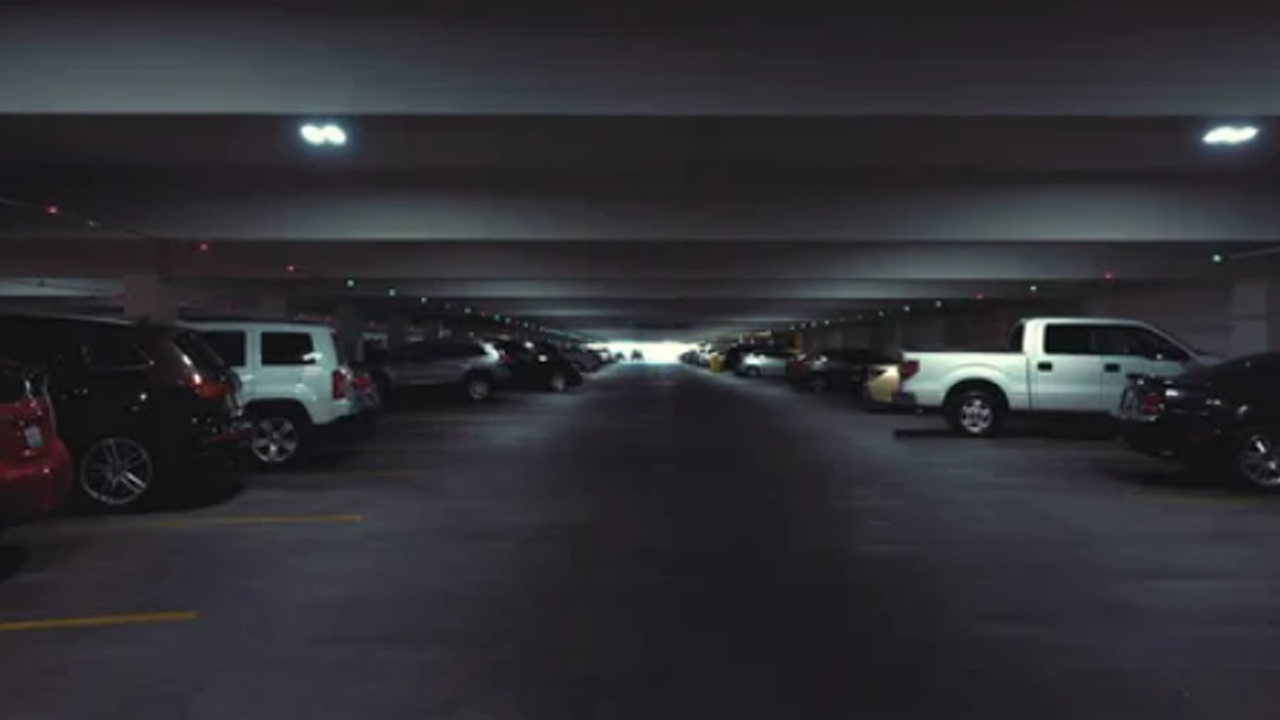
#> input picture GUIRear/Assets/TestImage.png, 1280 x 720 px, found by its file name
$ python GUIRear.py
#> lines starting #> are read from the running program, lines starting #| are printed output that depends on the picture
import cv2
import time
import os
import numpy as np
import random
os.chdir(r"C:/Users/lionm/OneDrive/Documents/Code/")

time.sleep(0.1)
title = 'test'
showProximity = True

WHITE=(255,255,255);BLACK=(0,0,0);ORANGE=(0,125,255);BLUE=(255,0,0);GREEN=(0,255,0);RED=(0,0,255)
PURPLE = (255,0,255);GREY=(100,100,100);CYAN=(255,255,0)
font = cv2.FONT_HERSHEY_DUPLEX

proximityData = [10.0,1.2,2.3,4.5]

proximityLocations = []
proximityLocations.append((150,550))
proximityLocations.append((425,610))
proximityLocations.append((720,610))
proximityLocations.append((950,550))


def setBGR(matrix,bgr):
    matrix[:,:,0] = np.full([matrix.shape[0], matrix.shape[1]],bgr[0])#Blue
    matrix[:,:,1] = np.full([matrix.shape[0], matrix.shape[1]],bgr[1])#Green
    matrix[:,:,2] = np.full([matrix.shape[0], matrix.shape[1]],bgr[2])#Red
    return matrix

pointsLL = np.array([[50, 450], [50, 680], [330, 680],
            [330, 630], [110, 630],[80, 450]])
pointsL  = np.array([[370, 630], [370, 680], [610, 680],
            [610, 660]])
pointsR = np.array([[1280-50, 450], [1280-50, 680], [1280-330, 680],
            [1280-330, 630], [1280-110, 630],[1280-80, 450]])
pointsRR  = np.array([[1280-370, 630], [1280-370, 680], [1280-610, 680],
            [1280-610, 660]])
while True:
    frame = cv2.imread(r'./GUIRear/Assets/TestImage.png')
#> frame is the input picture: shape (720, 1280, 3); mean B, G, R 51.5, 46, 46.5
    if (showProximity):


        j = 0
        if(proximityData[0] < 5.5): COLOR = CYAN
        else: COLOR = WHITE
        cv2.fillPoly(frame, pts=[pointsLL], color=COLOR)
        cv2.putText(frame,str(proximityData[0]) + "m" ,proximityLocations[0],font,2,COLOR,2,cv2.LINE_AA)
        if(proximityData[1] < 5.5): COLOR = CYAN
        else: COLOR = WHITE
        cv2.fillPoly(frame, pts=[pointsL], color=COLOR)
        cv2.putText(frame,str(proximityData[1]) + "m" ,proximityLocations[1],font,2,COLOR,2,cv2.LINE_AA)
        if(proximityData[2] < 5.5): COLOR = CYAN
        else: COLOR = WHITE
        cv2.fillPoly(frame, pts=[pointsR], color=COLOR)
        cv2.putText(frame,str(proximityData[2]) + "m" ,proximityLocations[2],font,2,COLOR,2,cv2.LINE_AA)
        if(proximityData[3] < 5.5): COLOR = CYAN
        else: COLOR = WHITE
        cv2.fillPoly(frame, pts=[pointsRR], color=COLOR)
        cv2.putText(frame,str(proximityData[3]) + "m" ,proximityLocations[3],font,2,COLOR,2,cv2.LINE_AA)
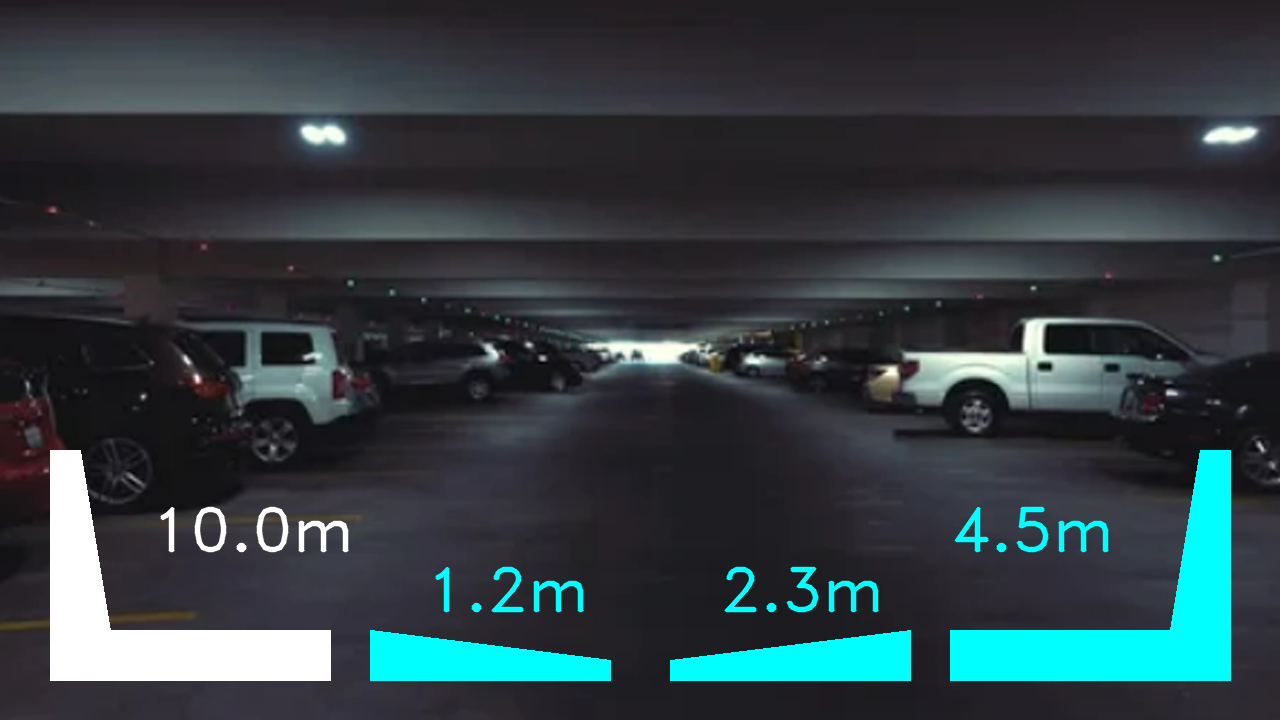
#> frame: shape (720, 1280, 3); mean B, G, R 67.1, 62.1, 50

    for i in range(4):
        proximityData[i] = random.randint(0,10)

    cv2.imshow(title,frame)
    time.sleep(0.1)

    if(cv2.waitKey(1)==ord('q')):
#> (key q is pressed here)
        break
cv2.destroyAllWindows()
